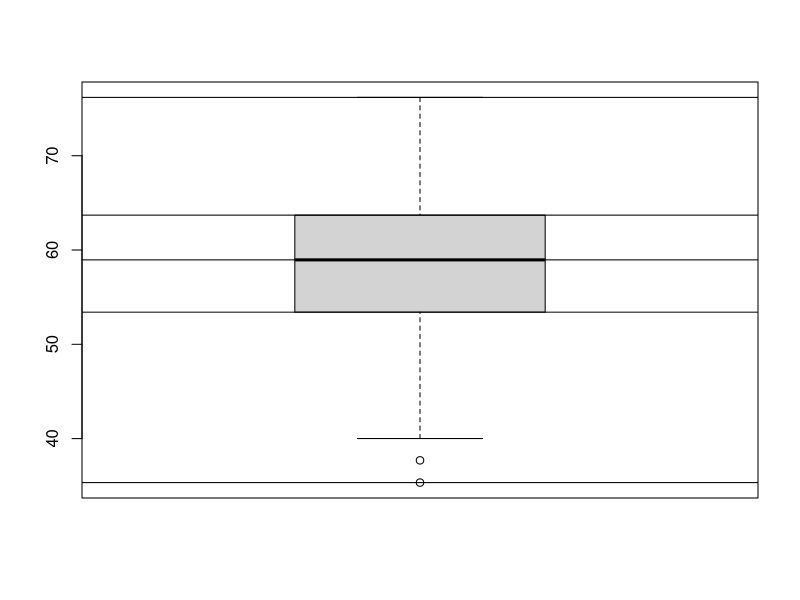
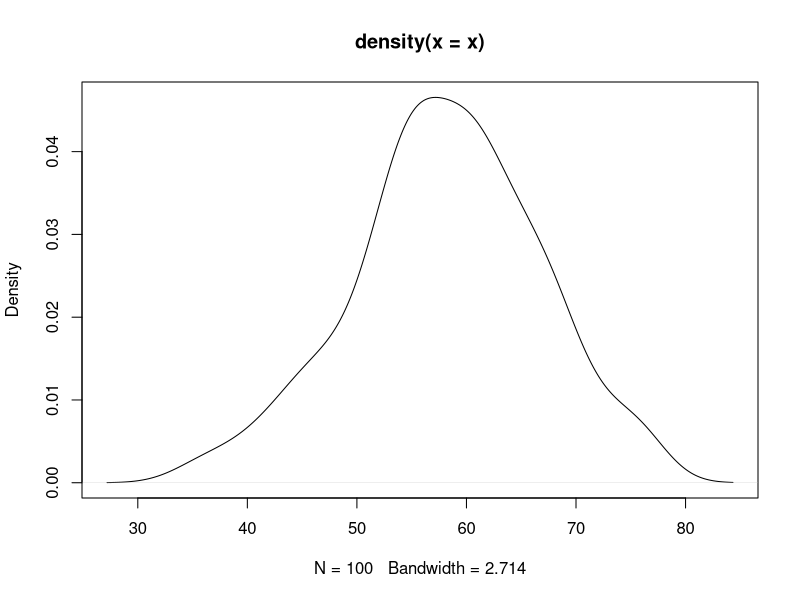

These charts were generated, in order, by the following R code: (Note: this script raises an error after producing the figures.)
#(gender=sample('M','F'),size=30,replace=T,prob=c(.7,.3)))
#table(gender)
#prop.table(table(gender))


(x=rnorm(100,mean = 60,sd=10))
summary(x) # summary of x
quantile(x) # quantile
quantile(x,seq(0,1,.1)) # decile
quantile(x,seq(0,1,.01)) # percentile
fivenum(x) #five number
boxplot(x) #boxplot
abline(h=fivenum(x))

plot(density(x))
abline(v=60,col('red'))

floor(3.4)
floor(x)
floor(3.7)
ceiling(3.4)
ceiling(x)
ceiling(3.7)
trunc(3.4)
round(3.4)
signif(3.567344,3)

